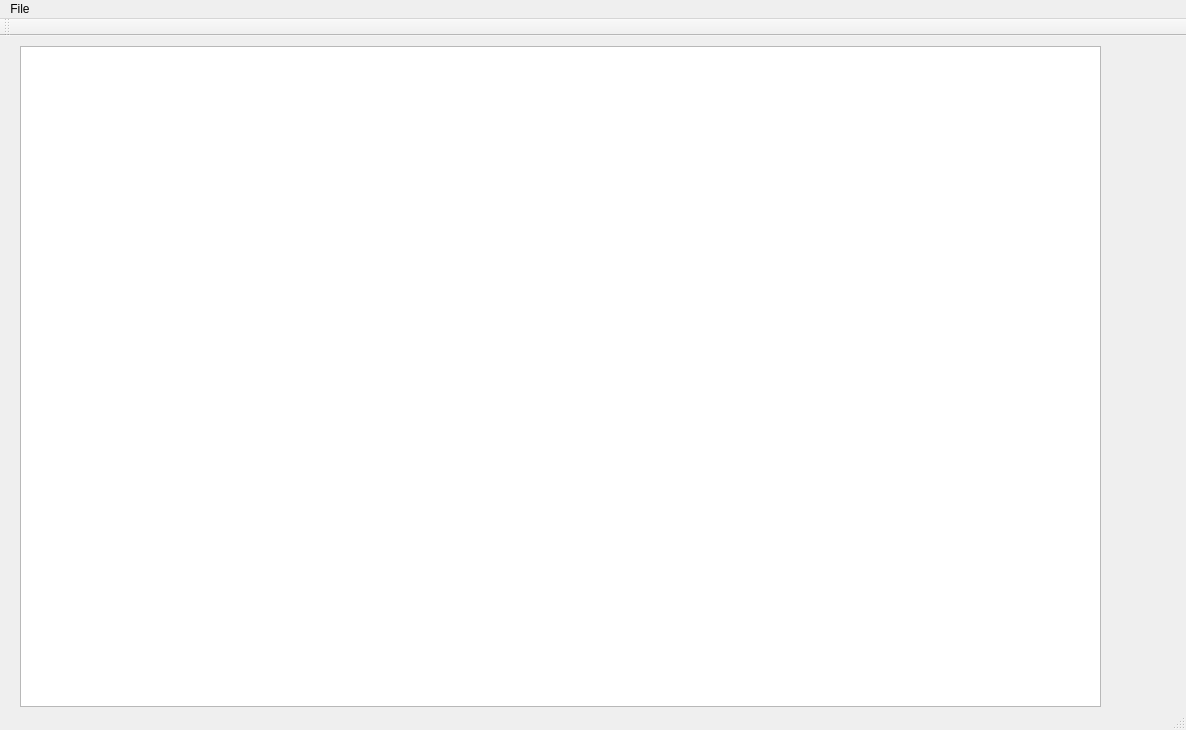
<?xml version="1.0" encoding="UTF-8"?>
<ui version="4.0">
 <class>MainWindow</class>
 <widget class="QMainWindow" name="MainWindow">
  <property name="geometry">
   <rect>
    <x>0</x>
    <y>0</y>
    <width>1186</width>
    <height>730</height>
   </rect>
  </property>
  <property name="windowTitle">
   <string>MainWindow</string>
  </property>
  <widget class="QWidget" name="centralWidget">
   <widget class="QTextEdit" name="mainEditScreen">
    <property name="geometry">
     <rect>
      <x>20</x>
      <y>10</y>
      <width>1081</width>
      <height>661</height>
     </rect>
    </property>
   </widget>
  </widget>
  <widget class="QMenuBar" name="menuBar">
   <property name="geometry">
    <rect>
     <x>0</x>
     <y>0</y>
     <width>1186</width>
     <height>26</height>
    </rect>
   </property>
   <widget class="QMenu" name="menuFile">
    <property name="title">
     <string>File</string>
    </property>
    <addaction name="actionSave"/>
    <addaction name="separator"/>
    <addaction name="actionOpen"/>
   </widget>
   <addaction name="menuFile"/>
  </widget>
  <widget class="QToolBar" name="mainToolBar">
   <attribute name="toolBarArea">
    <enum>TopToolBarArea</enum>
   </attribute>
   <attribute name="toolBarBreak">
    <bool>false</bool>
   </attribute>
  </widget>
  <widget class="QStatusBar" name="statusBar"/>
  <action name="actionSave">
   <property name="icon">
    <iconset>
     <normaloff>pngtree-vector-save-icon-png-image_322173.jpg</normaloff>pngtree-vector-save-icon-png-image_322173.jpg</iconset>
   </property>
   <property name="text">
    <string>Save</string>
   </property>
  </action>
  <action name="actionOpen">
   <property name="icon">
    <iconset>
     <normaloff>open-file_40455.png</normaloff>open-file_40455.png</iconset>
   </property>
   <property name="text">
    <string>Open</string>
   </property>
  </action>
 </widget>
 <layoutdefault spacing="6" margin="11"/>
 <resources/>
 <connections/>
</ui>
